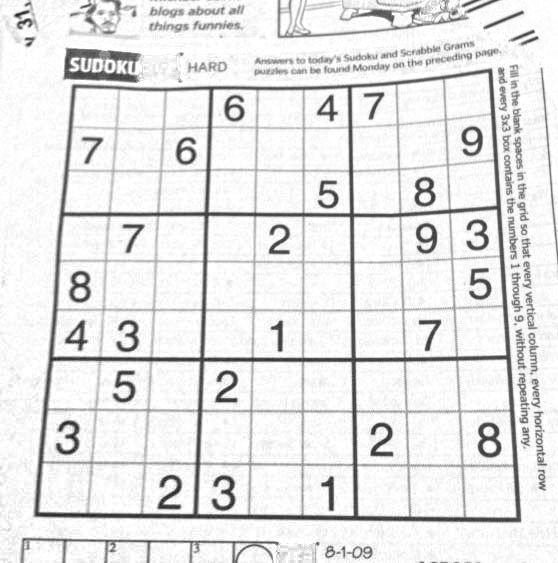
#> input picture videoProcessing/Assets/sudoku.jpg, 558 x 563 px
$ python 7.3-optimizasyonDenemeleri.py
#> lines starting #> are read from the running program, lines starting #| are printed output that depends on the picture; after the words box and inside, x2 and y2 are one past the last pixel; in counts of white or black regions, pixels touching at a corner belong together
# @title      :  Esik degeri optimizasyon denemeleri
# @author     :  Hakan Kaya
# @date       :  03.09.2016
# @update     :  11.09.2016 by Hakan Kaya
# @description:  Video okuma ve gosterme islemi yapilmasi


import cv2
from matplotlib import pyplot as plt

img = cv2.imread('./Assets/sudoku.jpg', 0)
#> img is the input picture: shape (563, 558); min 27, max 255, mean 229.5


ret1, th1 = cv2.threshold(img, 127, 255, cv2.THRESH_BINARY)
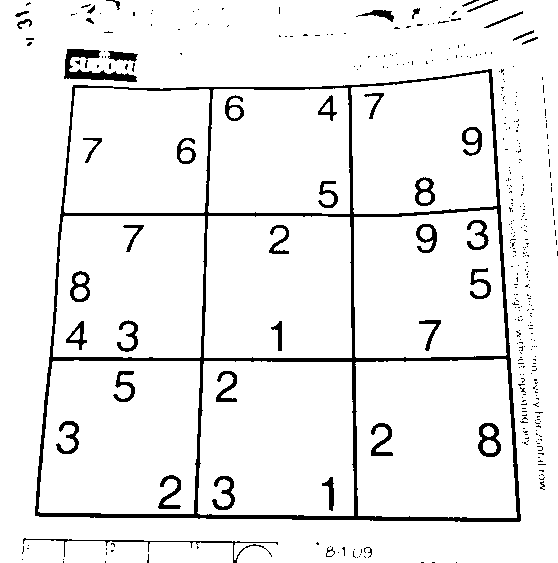
#> th1: shape (563, 558); 93.2% white; 390 black regions (345 under 20 px), largest, box (x1, y1, x2, y2) and area: (35, 69, 521, 522) 11561, (64, 49, 137, 82) 873, (23, 538, 278, 563) 496


ret2, th2 = cv2.threshold(img, 0, 255, cv2.THRESH_BINARY + cv2.THRESH_OTSU)
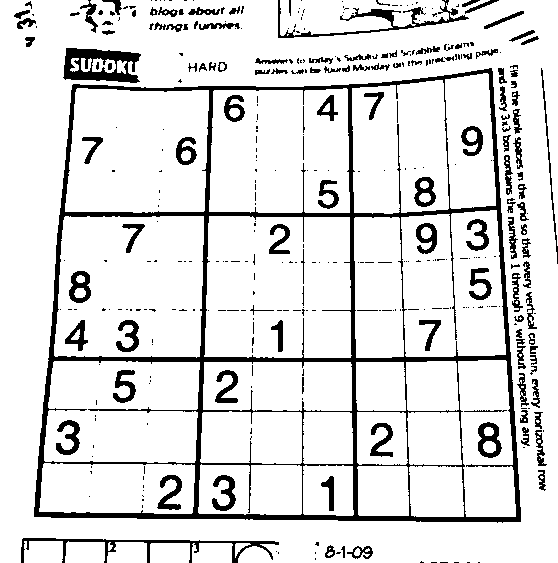
#> th2: shape (563, 558); 87.5% white; 384 black regions (250 under 20 px), largest, box (x1, y1, x2, y2) and area: (34, 68, 521, 523) 18637, (63, 48, 141, 83) 1604, (21, 538, 279, 563) 1236
#> ret2 = 182


blur = cv2.GaussianBlur(img, (5, 5), 0)
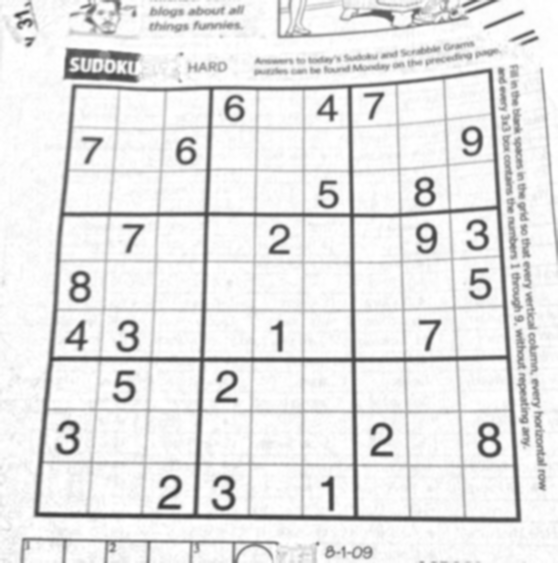
#> blur: shape (563, 558); min 53, max 255, mean 229.5
ret3, th3 = cv2.threshold(blur, 0, 255, cv2.THRESH_BINARY + cv2.THRESH_OTSU)
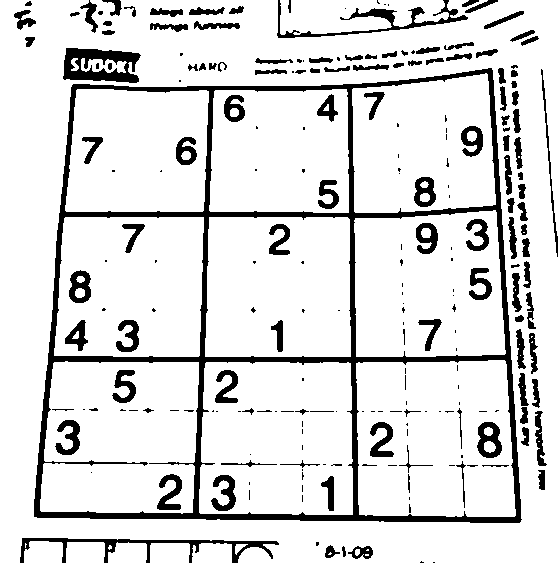
#> th3: shape (563, 558); 86.6% white; 229 black regions (107 under 20 px), largest, box (x1, y1, x2, y2) and area: (34, 68, 522, 523) 18623, (63, 48, 141, 83) 1678, (20, 538, 279, 563) 1509
#> ret3 = 191


images = [img, 0, th1,
          img, 0, th2,
          blur, 0, th3]
titles = ['Original Noisy Image', 'Histogram', 'Global Thresholding (v=127)',
          'Original Noisy Image', 'Histogram', "Otsu's Thresholding",
          'Gaussian filtered Image', 'Histogram', "Otsu's Thresholding"]

for i in xrange(3):
    plt.subplot(3, 3, i * 3 + 1), plt.imshow(images[i * 3], 'gray')
    plt.title(titles[i * 3]), plt.xticks([]), plt.yticks([])
    plt.subplot(3, 3, i * 3 + 2), plt.hist(images[i * 3].ravel(), 256)
    plt.title(titles[i * 3 + 1]), plt.xticks([]), plt.yticks([])
    plt.subplot(3, 3, i * 3 + 3), plt.imshow(images[i * 3 + 2], 'gray')
    plt.title(titles[i * 3 + 2]), plt.xticks([]), plt.yticks([])
plt.show()
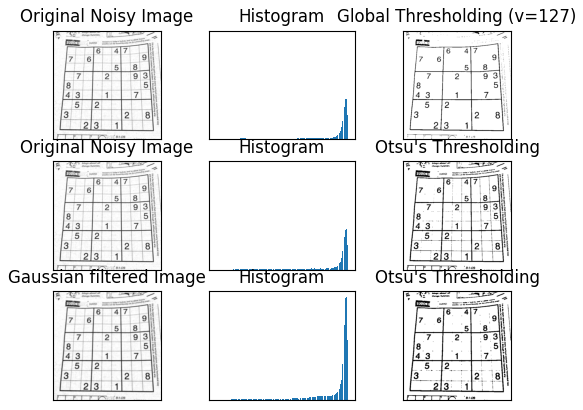
#> figure drawn by matplotlib, 9 panels

$ run again, with videoProcessing/Assets/gradient.jpg copied over videoProcessing/Assets/sudoku.jpg
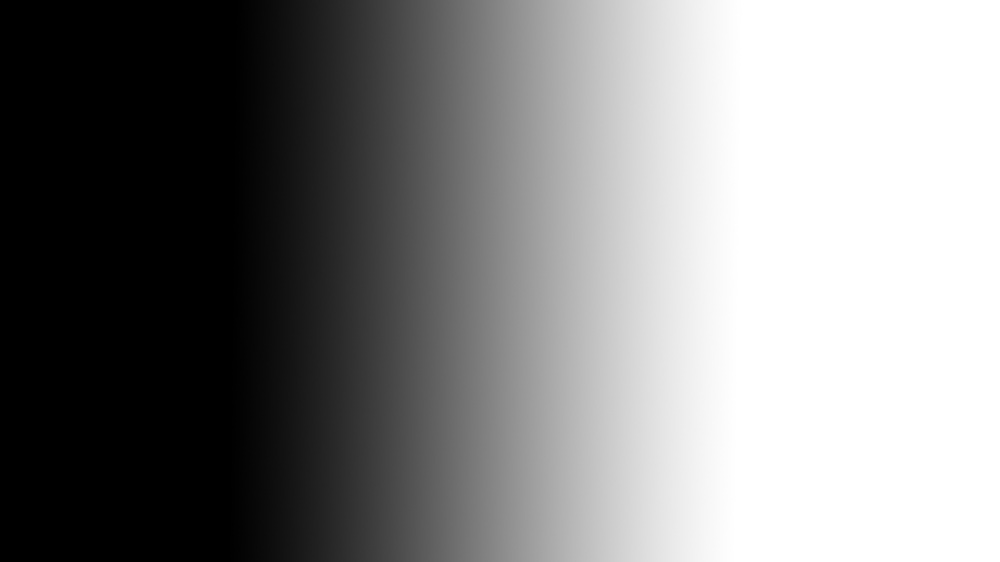
#> input picture videoProcessing/Assets/gradient.jpg, 1000 x 562 px, shrunk from 1920 x 1080 before the run
#> img is the input picture: shape (562, 1000); min 0, max 255, mean 131.1
#> `ret1, th1 = cv2.threshold(img, 127, 255, cv2.THRESH_BINARY)`:
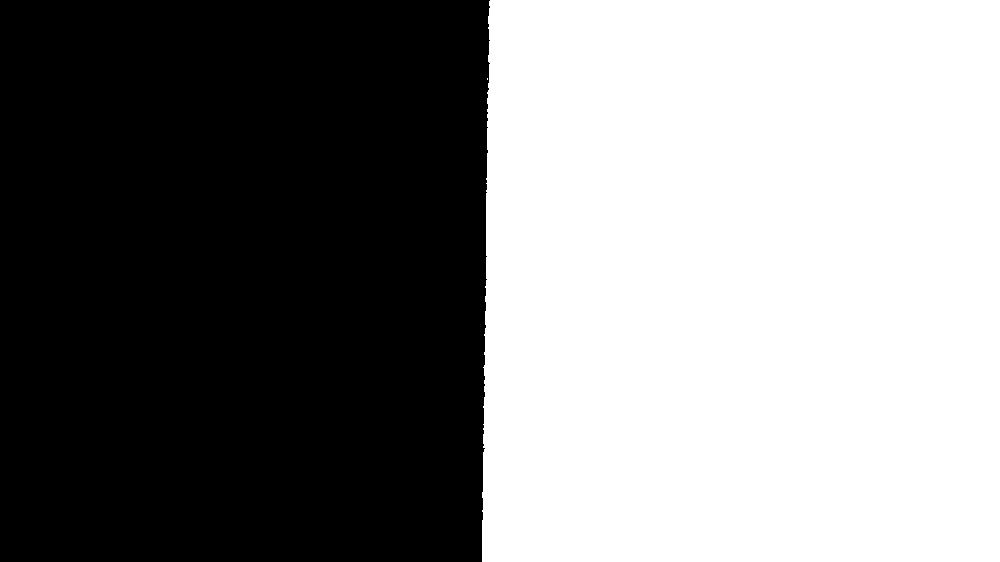
#> th1: shape (562, 1000); 51.4% white; 1 black region, box (x1, y1, x2, y2) and area: (0, 0, 490, 562) 272879
#> `ret2, th2 = cv2.threshold(img, 0, 255, cv2.THRESH_BINARY + cv2.THRESH_..`:
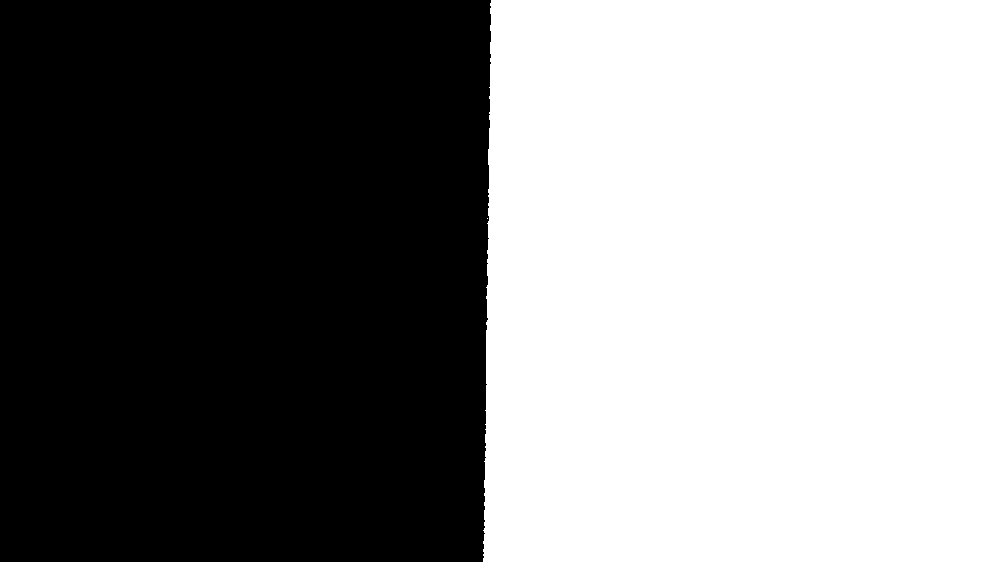
#> th2: shape (562, 1000); 51.3% white; 1 black region, box (x1, y1, x2, y2) and area: (0, 0, 491, 562) 273860
#> ret2 = 128
#> th3: shape (562, 1000); 51.3% white; 1 black region, box (x1, y1, x2, y2) and area: (0, 0, 491, 562) 273853

$ run again, with videoProcessing/Assets/transformasyonSonucu.png saved as videoProcessing/Assets/sudoku.jpg
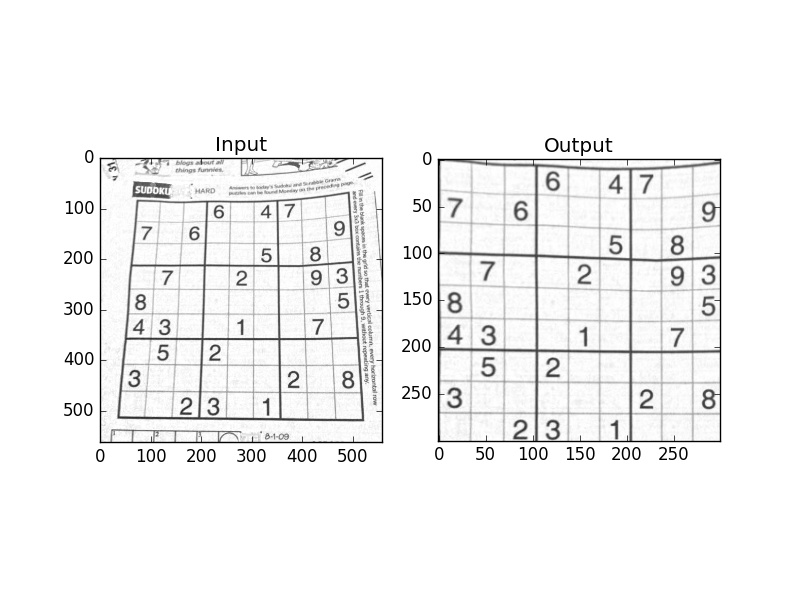
#> input picture videoProcessing/Assets/transformasyonSonucu.png, 800 x 600 px
#> img is the input picture: shape (600, 800); min 0, max 255, mean 243.1
#> `ret1, th1 = cv2.threshold(img, 127, 255, cv2.THRESH_BINARY)`:
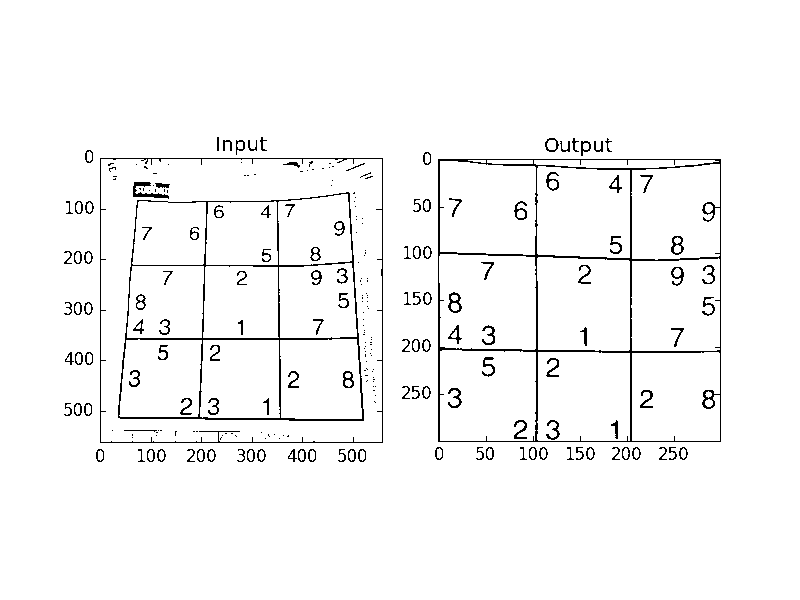
#> th1: shape (600, 800); 96.7% white; black in thin lines or dots, all inside (x1, y1, x2, y2) = (64, 137, 721, 462)
#> th2: shape (600, 800); 95.3% white; black in thin lines or dots, all inside (x1, y1, x2, y2) = (64, 137, 722, 462)
#> ret2 = 171
#> `ret3, th3 = cv2.threshold(blur, 0, 255, cv2.THRESH_BINARY + cv2.THRESH..`:
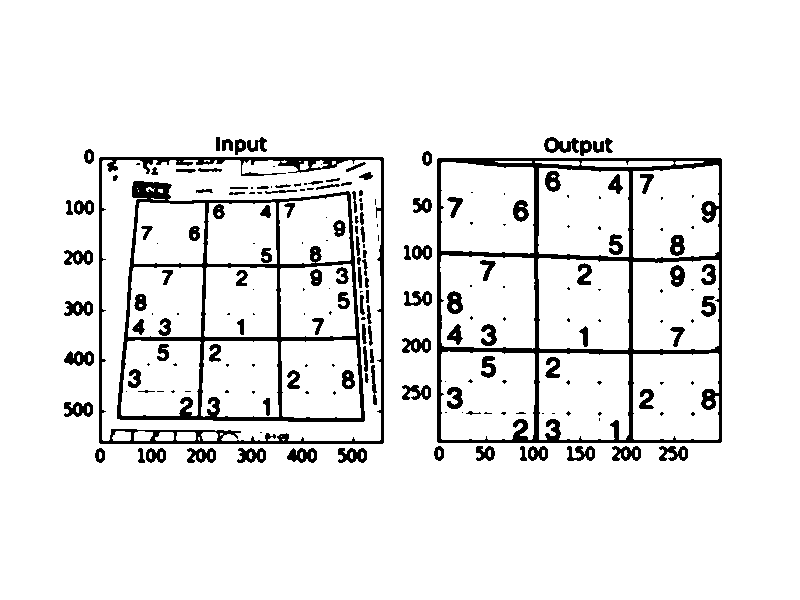
#> th3: shape (600, 800); 91.9% white; 213 black regions (90 under 20 px), largest, box (x1, y1, x2, y2) and area: (437, 158, 722, 443) 10593, (117, 181, 365, 422) 7463, (99, 157, 384, 444) 5121
#> ret3 = 204
